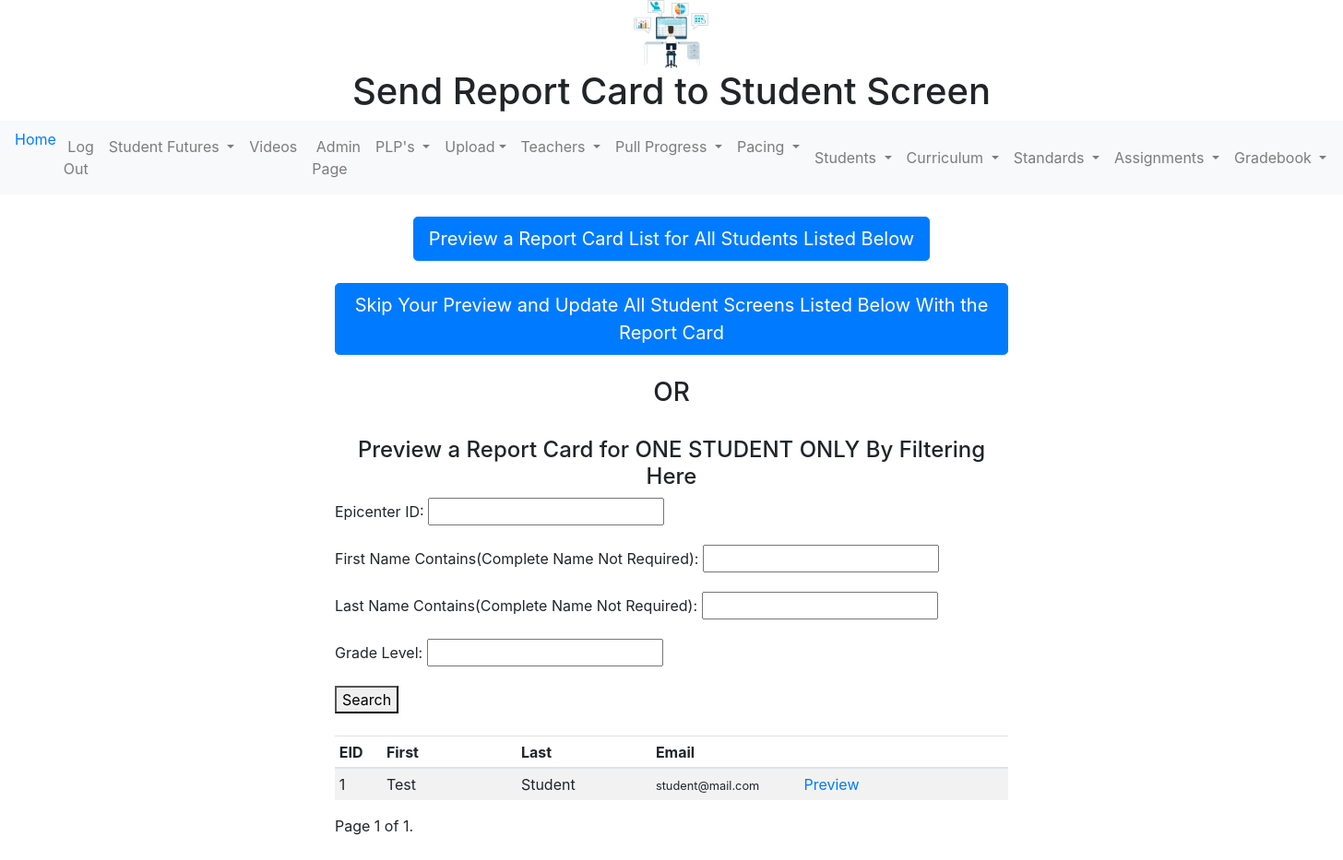
Screenshot of /report-card/19-20-A/ (signed in) with the database file from the repository.
### mygrades/models.py (models this page shows, shortened)
class Student(models.Model):
    GRADELEVEL = [
        ("PK", "Pre-K"),
        ("K", "K"),
        ("1", "1"),
        ("2", "2"),
        ("3", "3"),
        ("4", "4"),
        ("5", "5"),
        ("6", "6"),
        ("7", "7"),
        ("8", "8"),
        ("High School", "High School"),
    ]
    epicenter_id = models.CharField(
        null=False, blank=False, unique=True, max_length=10
    )
    last_name = models.CharField(null=False, max_length=50)
    first_name = models.CharField(null=False, max_length=50)
    email = models.EmailField(null=False, max_length=120)
    phone_number = models.CharField(null=False, max_length=50)
    additional_email = models.EmailField(max_length=120, null=True)
    additional_phone_number = models.CharField(max_length=20, null=True)
    grade = models.CharField(max_length=20, choices=GRADELEVEL, null=False)
    curriculum = models.ForeignKey('curriculum', null=True, blank=True, on_delete=models.SET_NULL)
    teacher_email = models.CharField(max_length=75, null=False)
    birthdate = models.DateField(max_length=30, null=True)
    goog_calendar = models.CharField(max_length=200, null=True)

### mygrades/views.py (the view)
# urls.py: path("report-card/<str:asem>/", report_card_step1, name="report_card_step1"),
@login_required
def report_card_step1(request, asem):
    my_title = "Send Report Card to Student Screen"
    qs = Student.objects.filter(teacher_email=request.user.email)
    student_filter = StudentFilter(request.GET, queryset=qs)
    p = Paginator(student_filter.qs, 10)
    page = request.GET.get('page',1)
    object_list = p.get_page(page)
    template_name = "report_card_step1.html"
    context = {"object_list": object_list, "filter": student_filter, "title": my_title, "semester": asem}
    return render(request, template_name, context)

### mygrades/templates/report_card_step1.html (shortened to what this page needs)
{% extends "base.html" %}
{% block content %}
<br/>
<center>
    <a class="btn btn-primary btn-lg" href="{% url "report_card_step2" asem=semester %}?{{ filter.form.data.urlencode }}" role="button">Preview a Report Card List for All Students Listed Below</a><br/><br/>
    <a class="btn btn-primary btn-lg" href="{% url "report_card_step2" asem=semester %}?{{ filter.form.data.urlencode }}&preview=false" role="button">Skip Your Preview and Update All Student Screens Listed Below With the Report Card</a><br/><br/>
    <h3>OR</h3><br/>
</center>
<h4 align="center">Preview a Report Card for ONE STUDENT ONLY By Filtering Here</h4>
<form method="get">
    {{ filter.form.as_p }}
    <button type="submit">Search</button>
</form>
<br/>
<table class="table table-sm table-striped">
<thead>
<tr>
  <th style="width: 7%">EID</th>
  <th style="width: 20%">First</th>
  <th style="width: 20%">Last</th>
  <th style="width: 22%">Email</th>
  <th></th>
</tr>
<thead>
<tbody>
{% for object in object_list %}
{% include 'report_card_inline.html'%}
{% endfor %}
</tbody>
</table>
<div class="pagination">
    <span class="step-links">
        <span class="current">
            Page {{ object_list.number }} of {{ object_list.paginator.num_pages }}.
        </span>
    </span>
</div>
{% endblock %}

### mygrades/templates/report_card_inline.html
<tr>
    <td>{{ object.epicenter_id }}</td><td>{{ object.first_name }}</td><td>{{ object.last_name }}</td><td><small>{{ object.email }}</small></td><td><a href='{% url "report_card_step2" asem=semester %}?student_pk={{ object.pk }}' >Preview</a></td>
</tr>

### rows the page displays
Student: epicenter_id "1", first_name "Test", last_name "Student", email "student@mail.com"

### other values shown
{{ title }} "Send Report Card to Student Screen"
{{ object_list.number }} "1"
{{ object_list.paginator.num_pages }} "1"
